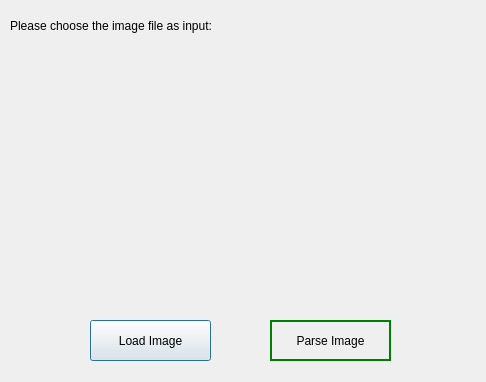
<?xml version="1.0" encoding="UTF-8"?>
<ui version="4.0">
 <class>Dialog</class>
 <widget class="QDialog" name="Dialog">
  <property name="geometry">
   <rect>
    <x>0</x>
    <y>0</y>
    <width>486</width>
    <height>382</height>
   </rect>
  </property>
  <property name="windowTitle">
   <string>Choose input image</string>
  </property>
  <widget class="QLabel" name="label">
   <property name="geometry">
    <rect>
     <x>10</x>
     <y>10</y>
     <width>311</width>
     <height>31</height>
    </rect>
   </property>
   <property name="text">
    <string>Please choose the image file as input:</string>
   </property>
  </widget>
  <widget class="QLabel" name="label_2">
   <property name="geometry">
    <rect>
     <x>60</x>
     <y>50</y>
     <width>371</width>
     <height>261</height>
    </rect>
   </property>
   <property name="text">
    <string/>
   </property>
  </widget>
  <widget class="QPushButton" name="pushButton">
   <property name="geometry">
    <rect>
     <x>90</x>
     <y>320</y>
     <width>121</width>
     <height>41</height>
    </rect>
   </property>
   <property name="text">
    <string>Load Image</string>
   </property>
  </widget>
  <widget class="QPushButton" name="pushButton_2">
   <property name="geometry">
    <rect>
     <x>270</x>
     <y>320</y>
     <width>121</width>
     <height>41</height>
    </rect>
   </property>
   <property name="styleSheet">
    <string notr="true">QPushButton{
	border: 2px solid green
}</string>
   </property>
   <property name="text">
    <string>Parse Image</string>
   </property>
  </widget>
 </widget>
 <resources/>
 <connections/>
</ui>
